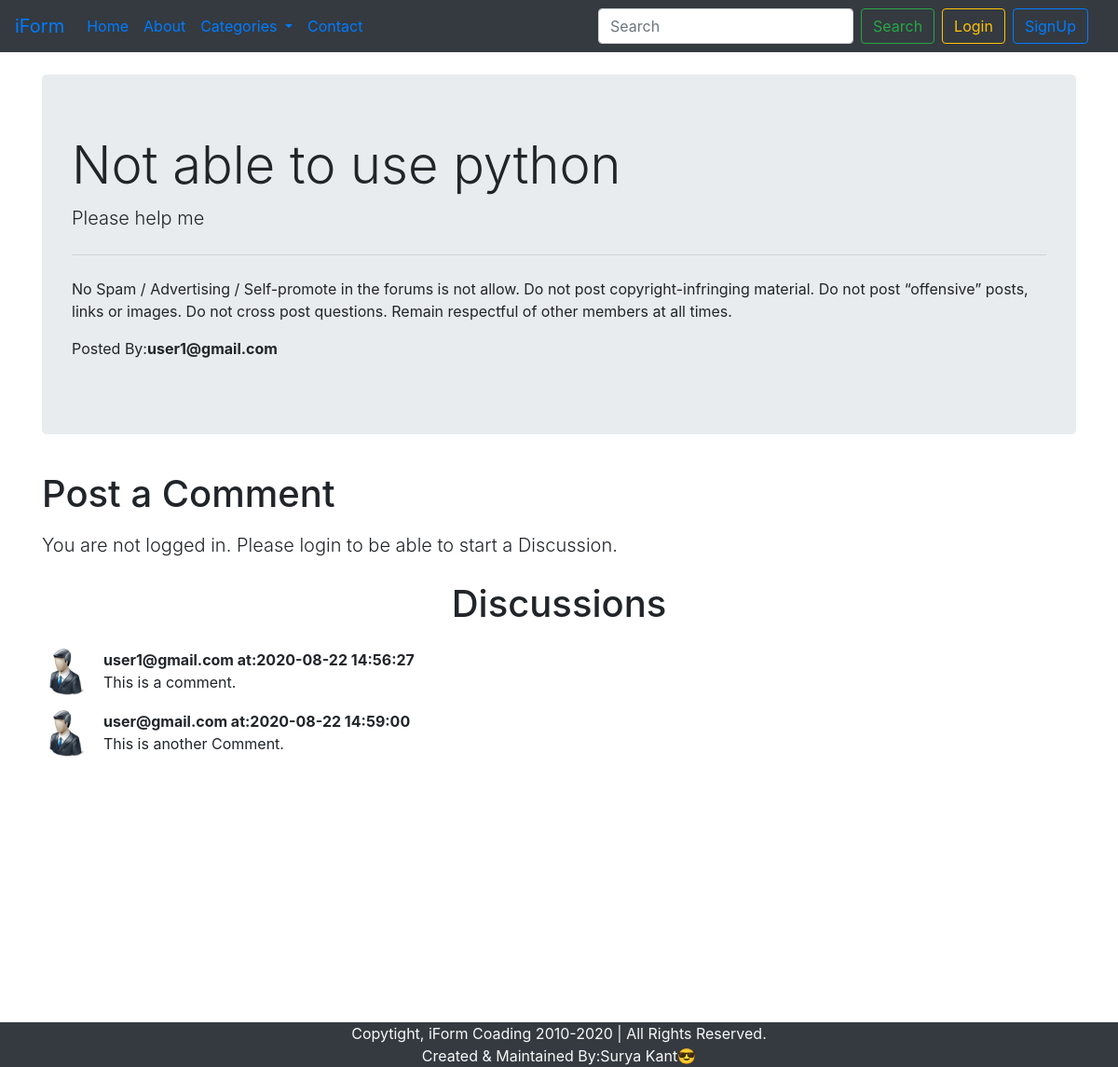
The app's page /thread.php?threadid=1 with its own data.
### tables this page shows
CREATE TABLE `tb_threads` (
  `t_id` int(7) NOT NULL,
  `t_title` varchar(255) NOT NULL,
  `t_desc` text NOT NULL,
  `t_cat_id` int(7) NOT NULL,
  `t_user_id` int(7) NOT NULL,
  `timestamp` datetime NOT NULL DEFAULT current_timestamp()
);

CREATE TABLE `tb_user` (
  `sno` int(8) NOT NULL,
  `user_email` varchar(30) NOT NULL,
  `user_pass` varchar(255) NOT NULL,
  `timestamp` datetime NOT NULL DEFAULT current_timestamp()
);

CREATE TABLE `tb_comments` (
  `com_id` int(8) NOT NULL,
  `com_content` text NOT NULL,
  `t_id` int(8) NOT NULL,
  `com_by` int(8) NOT NULL,
  `com_time` datetime NOT NULL DEFAULT current_timestamp()
);

### thread.php (the view, shortened to what this page needs)
<!doctype html>
<html lang="en">
      <head>
            <link rel="stylesheet" href="https://stackpath.bootstrapcdn.com/bootstrap/4.5.2/css/bootstrap.min.css"
>
      </head>
      <body>
            <?php include '.\sub-dir\_header.php'?>
            <?php
                        $id = $_GET['threadid'];
                        $sql = "SELECT * FROM tb_threads WHERE t_id=$id";
                        $result = mysqli_query($con,$sql) or die(mysqli_error($con));
                        while($row = mysqli_fetch_assoc($result)){
                              $title  = $row['t_title'];
                              $desc  = $row['t_desc'];
                              $t_user_id  = $row['t_user_id'];
                              $sql2 = "SELECT user_email from tb_user WHERE sno='$t_user_id'";
                              $result2 = mysqli_query($con,$sql2) or die(mysqli_error($con));
                              $row2 = mysqli_fetch_assoc($result2);
                              $posted_by = $row2['user_email'];
                        }
            ?>
            <div class="container my-4">
                  <div class="jumbotron">
                        <h1 class="display-4"> <?php echo $title;?> </h1>
                        <p class="lead"><?php echo $desc;?></p>
                        <hr class="my-4">
                        <p>No Spam / Advertising / Self-promote in the forums is not allow.
                        Do not post copyright-infringing material.
                        Do not post “offensive” posts, links or images.
                        Do not cross post questions.
                        Remain respectful of other members at all times.</p>
                        <p>Posted By:<b><?php echo $posted_by; ?></b></p>
                  </div>
            </div>
            <?php
                  if(isset($_SESSION['loggined']) && $_SESSION['loggined']=="true"){
                  echo '
                  <div class="container">
                  <h1 class="py-2 text-center">Post a Comment</h1>
                  <form action="'.$_SERVER['REQUEST_URI'].'" method="post">
                        <div class="form-group">
                              <label for="comment">Type your comment</label>
                              <textarea class="form-control" id="comment" name="comment" rows="3"></textarea>
                        </div>
                        <button type="submit" name="submit " class="btn btn-success">Post Comment</button>
                  </form>
            </div>';
                  }
                  else{
                        echo '<div class="container">
                                    <h1 class="py-2">Post a Comment</h1>
                                    <p class="lead">You are not logged in. Please login to be able to start a Discussion.</p>
                              </div>';
                  }
            ?>
            <div class="container mb-5" id="ques">
                  <h1 class="py-2 text-center">Discussions</h1>
                  <?php
                        $id = $_GET['threadid'];
                        $sql = "SELECT * FROM tb_comments WHERE t_id=$id";
                        $result = mysqli_query($con,$sql) or die(mysqli_error($con));
                        while($row = mysqli_fetch_assoc($result)){
                              $content  = $row['com_content'];
                              $time = $row['com_time'];
                              $t_user_id  = $row['com_by'];
                              $sql2 = "SELECT user_email from tb_user WHERE sno='$t_user_id'";
                              $result2 = mysqli_query($con,$sql2) or die(mysqli_error($con));
                              $row2 = mysqli_fetch_assoc($result2);
                              echo '
                                    <div class="media my-3">
                                          <img src=".\img\userdemo.png" width="50px" height="50px" class="mr-3" alt="...">
                                          <div class="media-body">
                                          <p class="font-weight-bold my-0">'.$row2['user_email'].' at:'.$time.'</p>
                                                '.$content.'
                                          </div>
                                    </div>';
                        }
                  ?>
            </div>
            <?php require '.\sub-dir\_footer.php'?>
      </body>
</html>

### thread.php (style rules this page uses)
#ques { min-height:433px; }

### records on screen
tb_threads: t_title "Not able to use python", t_desc "Please help me"
tb_user: user_email "user1@gmail.com"
tb_comments: tb_user.user_email "user1@gmail.com", com_time "2020-08-22 14:56:27", com_content "This is a comment."
tb_comments: tb_user.user_email "user@gmail.com", com_time "2020-08-22 14:59:00", com_content "This is another Comment."
